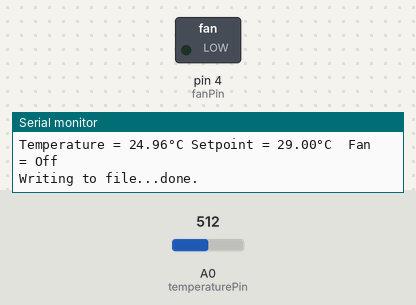
Bench run of a sketch on a simulated Arduino Uno, built with avr-gcc and run on an emulated ATmega328P. On the bench: switched loads named in the sketch (green lamp = pin HIGH), the last lines printed to the serial monitor. The inputs (shaded band) are chosen by the test bench; at power-on: A0 (temperaturePin) = 512. Storage starts empty.

Above: at 1.8 s.
1.9 s: A0 (temperaturePin) set to 479
3.4 s: A0 (temperaturePin) set to 449
At 5.2 s:
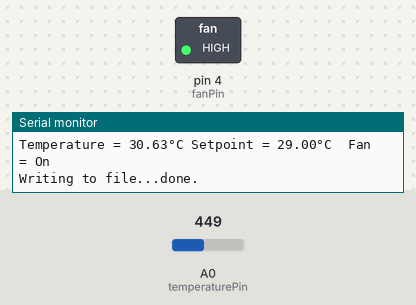
5.5 s: A0 (temperaturePin) set to 511
At 6.8 s:
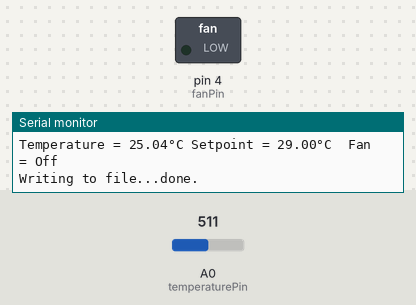
7.6 s: A0 (temperaturePin) set to 306
At 9.5 s:
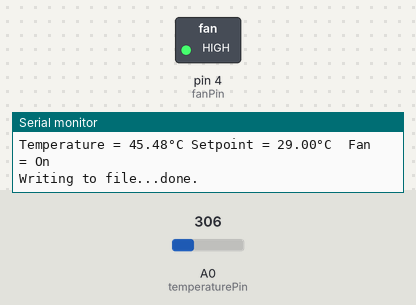
Timing chart, 0 to 10.6 s (numbered marks = the images above; inputs shaded):
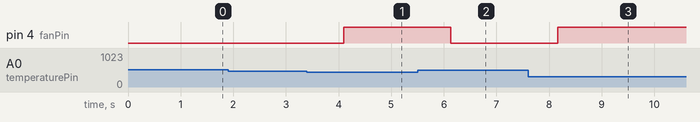

Measured:
- the behaviour switches between 467 and 466 on A0 (temperaturePin) (found by bisection; images 0 and 1)
- after the input at 3.4 s, pin 4 (fanPin): LOW → HIGH after 0.70 s
- after the input at 5.5 s, pin 4 (fanPin): HIGH → LOW after 0.63 s
- after the input at 7.6 s, pin 4 (fanPin): LOW → HIGH after 0.56 s

The sketch:

Lesson6_FixedSetpoint.ino
```cpp
/*
 * Workshop: Automate and Enhance Your Research with Practical Electronics Using Arduino
 *
 * March 28, 2019 at Stanford University Libraries
 *
 * Natalie HN Low, PhD (nlow@stanford.edu) and Paul R Leary, PhD (pleary@nps.edu)
 *
 *
 *
 * Lesson 6 - Combining a sensor with an actuator to create a feedback loop
 *
 * Another useful thing we can do with our temperature values is to compare them with a
 * specified temperature setpoint, and if the measured temperature rises above this setpoint,
 * we can get the Arduino to turn on an actuator.
 *
 * For our purposes, an ACTUATOR is something that acts on the physical environment, in response
 * to a digital signal from the Arduino, which we will produce using the function digitalWrite().
 * Examples of actuators can include lights, pumps, solenoid valves, motors, heaters, chillers,
 * or the fans that we are using in this example. An actuator that acts to bring the sensor value
 * back toward the setpoint (e.g., a fan to lower the temperature) forms part of a feedback or
 * regulatory loop.
 *
 * Here, we will define a fixed temperature setpoint in our setup loop. We can do this either by
 * writing the setpoint value into our code (hard-coding), or by creating a function to read a
 * number off a file on our SD card. By setting up our program to read the setpoint from the SD
 * card, we don't have to edit and re-upload the code each time we want to change the setpoint.
 *
 */


#include <SdFat.h>

SdFat sd;
SdFile myFile;

// Here we define our pin numbers as global variables
int temperaturePin = A0;
int sdPin = 10;
int fanPin = 4; // we use a digital pin to turn on/off the fan


// Define a global variable for our temperature setpoint
float setpoint_C;


void setup() {

  // Initialize serial monitor at 9600 baud
  Serial.begin(9600);

  // Initialize the SD card
  if (!sd.begin(sdPin)) sd.initErrorHalt();

  // Define the fanPin as an digital output pin
  // This will allow us to use the digitalWrite() function to control the fan from this pin.
  pinMode(fanPin, OUTPUT);


  // We define a temperature setpoint, above which we want our fan to turn on
  setpoint_C = 29;

  // Alternatively, we can also read our desired temperature setpoint off a file on our SD card
  //setpoint_C = read_temperature_setpoint();

}


void loop() {

   // Burst sample and average the sample values (Lesson 4)
//   int temperature_analog_avg = read_temp_avg(temperaturePin, 20);
   int temperature_analog_avg = read_temp(temperaturePin);

   // Convert averaged digital values from the ADC to a resistance value (Lesson 2)
   float temperature_resistance_ohms = calculate_resistance(temperature_analog_avg, 10000.0, 5.0);

   // Convert resistance to temperature (Lesson 3)
   float temperature_C = calculate_temperature_C(temperature_resistance_ohms);


   // We define a BOOLEAN (true/false) variable to compare the current temperature to our setpoint
   // fanState is TRUE if current temperature is higher than the setpoint (i.e., we want to turn on the fan and cool down!)
   bool fanState = (temperature_C > setpoint_C);


   // We define a STRING (an array of characters) to use in the serial output
   // It will report to us whether the fan is on or off

   String fanString = "Off";

   if(fanState){
    fanString = "On";
    }

  Serial.print("Temperature = ");
  Serial.print(temperature_C);
  Serial.write(0xC2);
  Serial.write(0xB0);
  Serial.print("C ");

  Serial.print("Setpoint = ");
  Serial.print(setpoint_C);
  Serial.write(0xC2);
  Serial.write(0xB0);
  Serial.print("C");

  Serial.print("  Fan = ");
  Serial.print(fanString);
  Serial.println();


  // Write the temperature, setpoint, and fan state to the SD card

  if (!myFile.open("TEMPLOG.TXT", O_RDWR | O_CREAT | O_AT_END)) { // open or create the file 'TEMPLOG.TXT' on the SD card
    sd.errorHalt("failed to open TempLog.txt"); // return error message if we fail to open the file
  }
  // if the file opened okay, write to it:
  Serial.print("Writing to file...");
  myFile.print("Temperature = ");
  myFile.print(temperature_C);
  myFile.write(0xC2); //These 2 lines allow us to print the ° symbol. If you are curious,
  myFile.write(0xB0); //they involve calling a special character directly from the ASCII table http://www.asciitable.com/
  myFile.print("C, Setpoint = ");
  myFile.print(setpoint_C);
  myFile.write(0xC2);
  myFile.write(0xB0);
  myFile.print("C, Fan = ");
  myFile.println(fanString);

  // close the file:
  myFile.close();
  Serial.println("done.");


  // Turn the fan on or off, based on the fanState variable that we defined earlier
  digitalWrite(fanPin, fanState);

  delay(1000);

}


// These are the functions used in the loop() block
// FUNCTION declaration has form: RETURN TYPE  function_name((TYPE) INPUT ARGUMENTS)


// This is a function to burst sample the thermistor by taking multiple ADC readings and averaging them
int read_temp_avg(int pin, int samples){

    //This function takes as INPUT ARGUMENTS the pin which we want to burst sample, and how many samples we want to average over.

    int T_avg ;

    //See: https://www.arduino.cc/reference/en/language/structure/control-structure/for/
    //For explanation of the "for()" control stucture
    for (int i = 1; i<=samples; i++){
      T_avg += analogRead(pin);
    }

    T_avg /= samples;

    return T_avg;
}

// This is a function takes a single sample of the thermistor
int read_temp(int pin){

    //This function takes as INPUT ARGUMENTS the pin which we want to sample.

    int T_avg = analogRead(pin);

    return T_avg;


}


// This is a function to calculate thermistor resistance from the digital value
// produced by the Arduino's 10-bit ADC
float calculate_resistance(int temp_analog, float series_resistance_ohms, float V_in){

    //This function takes as INPUT ARGUMENTS the digital value from the ADC
    // As well as the resistance value of the fixed resistor R1, and the voltage across the entire voltage divider circuit

    // Here we calculate the ADC pin voltage from the digital value we have.

    float temp_voltage = 0.004887586*(float)temp_analog;

    // Now we calculate the resistance of the thermistor

    float temp_resistance = (series_resistance_ohms*temp_voltage)/(V_in-temp_voltage);

  return temp_resistance;

}


// This is a function to calculate the measured temperature from the resistance of the thermistor
float calculate_temperature_C(float temp_resistance){

  // This function takes the thermistor resistance value as its only input argument

  // We convert resistance to temperature using the B-parameter equation

  float temp_C = (1/(((0.003354016434681)-((0.0002531645569620253)*log(10000)))+((0.0002531645569620253)*log(temp_resistance))))-273.15;

  return temp_C;

}


// This is a function to read a fixed temperature setpoint
float read_temperature_setpoint() {
  char readChar;
  char tempVal [5];
  float setPoint;

  Serial.println("Retrieving setpoint...");

  if (!myFile.open("SetPoint.txt", O_READ)) sd.errorHalt("Failed to load SetPoint.txt");
  while (myFile.available()) {
    readChar = myFile.read();
    for (int i = 0; i < 5; i++) {
      if (readChar != '\0') {
        tempVal[i] = readChar;
        readChar = myFile.read();
      } else {
      tempVal[i] = '\0';
      break;
      }
    }
    setPoint = atof(tempVal);
  }
  myFile.close();

  Serial.print("Temperature setpoint = ");
  Serial.print(setPoint);
  Serial.write(0xC2);
  Serial.write(0xB0);
  Serial.println("C");

  return(setPoint);
}
```
